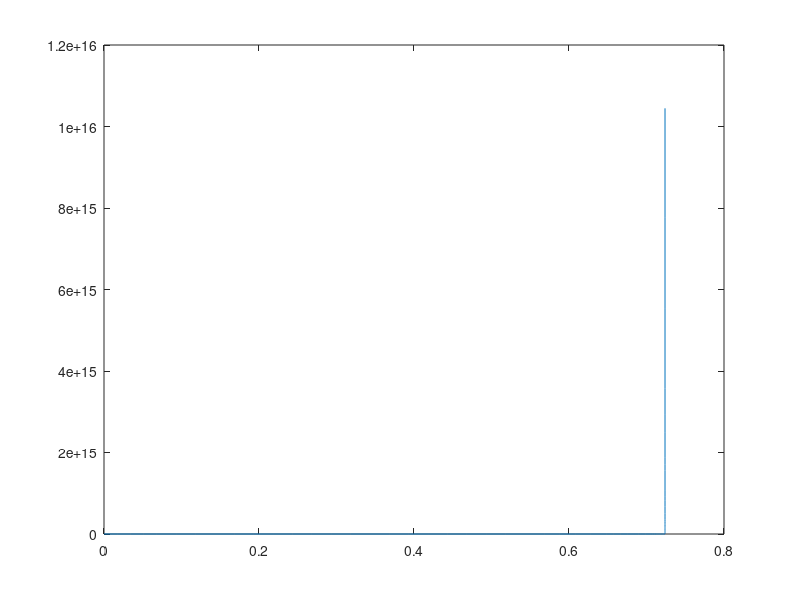

This figure's MATLAB source:
func= @(t,x) 2*x+x^2/2+1;
t0=0;
t_end=1;

tspan=[t0 t_end];
x0=1

[t,x]=ode45(func,tspan,x0);

plot(t,x)


%conclusion :: Euler and heuns and ode45 methods graph's look are same.
%but function value at x>0.7 is very different.
%ODE 45 is lowest value above three methods and Euler's method is highest value at x>0.7
%function value at x>0.7 -->> ((ODE45<Heun's<Euler's))